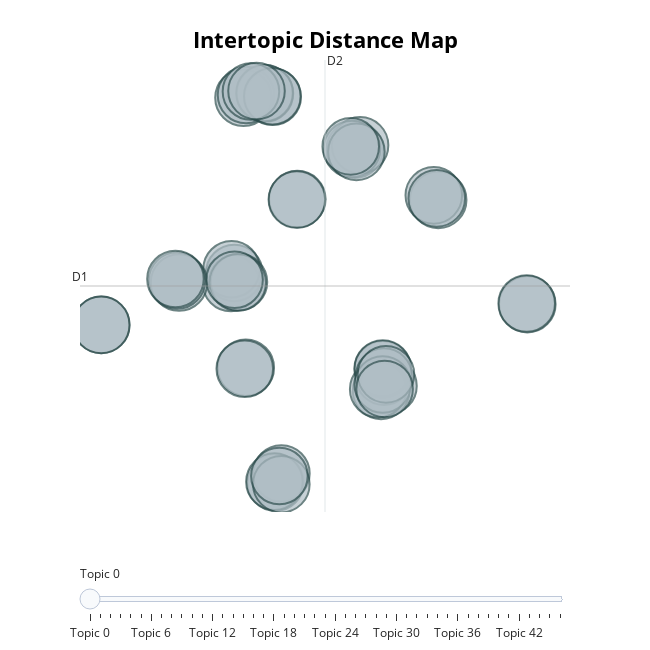

Notebook cell for this chart:
### Markdown cell above
##### Visualize the topic embeddings in a 2D space
This shows substantial overlap among many of the topics, which is likely driving much of the mislassification we see.

### Code cell
topic_model.visualize_topics()

### Figure 1 — Plotly figure (JSON) as saved in the notebook; plotly's stock layout.template omitted (floating-point values rounded to 4 significant figures; data arrays with more than 128 entries replaced by an {"elided": "..."} marker saying what was removed)
{"data": [{"customdata": {"elided": "47x3 mixed values"}, "hovertemplate": "<b>Topic %{customdata[0]}</b><br>%{customdata[1]}<br>Size: %{customdata[2]}", "legendgroup": "", "marker": {"color": "#B0BEC5", "line": {"color": "DarkSlateGrey", "width": 2}, "size": [2834, 2834, 2834, 2834, 2834, 2834, 2834, 2834, 2834, 2834, 2834, 2834, 2834, 2834, 2834, 2834, 2834, 2834, 2834, 2834, 2834, 2834, 2834, 2834, 2834, 2834, 2834, 2834, 2834, 2834, 2834, 2834, 2834, 2834, 2834, 2834, 2834, 2834, 2834, 2834, 2834, 2834, 2834, 2834, 2834, 2834, 2834], "sizemode": "area", "sizeref": 1.771, "symbol": "circle"}, "mode": "markers", "name": "", "orientation": "v", "showlegend": false, "type": "scatter", "x": [6.888, 8.962, 2.011, 7.215, -0.732, 8.614, 17.5, 2.376, 12.02, 17.46, 1.946, -0.5249, 0.1844, 2.373, 8.506, 0.04402, 0.1998, 6.716, 6.989, 6.641, -0.6892, 8.33, -0.2341, 1.842, 1.363, 8.611, 8.684, 3.355, 0.1233, 8.608, 1.337, 8.809, -0.3148, -3.92, 1.815, 0.5026, -4.044, 11.75, -4.141, -0.5042, 0.8447, -8.707, 2.252, 11.93, 3.327, -8.707, 8.726], "xaxis": "x", "y": [8.869, -5.206, -10.96, 9.127, 0.9226, -4.213, -0.3358, -10.42, 5.875, -0.297, -10.91, 1.525, -4.119, -11.06, -5.503, 11.96, 12.12, 8.904, 8.737, 9.063, 1.747, -5.405, 0.9777, 12.02, 12.22, -4.167, -4.652, 5.922, -4.181, -5.119, 12.24, -4.518, 0.9548, 0.9583, 12.05, 12.33, 1.075, 6.146, 1.167, 1.118, 12.36, -1.57, -10.57, 5.966, 5.894, -1.57, -5.385], "yaxis": "y"}], "layout": {"annotations": [{"showarrow": false, "text": "D1", "x": -10.01, "y": 0.7463, "yshift": 10}, {"showarrow": false, "text": "D2", "x": 5.058, "xshift": 10, "y": 14.21}], "height": 650, "hoverlabel": {"bgcolor": "white", "font": {"family": "Rockwell", "size": 16}}, "legend": {"itemsizing": "constant", "tracegroupgap": 0}, "margin": {"t": 60}, "shapes": [{"line": {"color": "#CFD8DC", "width": 2}, "type": "line", "x0": 5.058, "x1": 5.058, "y0": -12.72, "y1": 14.21}, {"line": {"color": "#9E9E9E", "width": 2}, "type": "line", "x0": -10.01, "x1": 20.13, "y0": 0.7463, "y1": 0.7463}], "sliders": [{"active": 0, "pad": {"t": 50}, "steps": [{"args": [{"marker.color": [["red", "#B0BEC5", "#B0BEC5", "#B0BEC5", "#B0BEC5", "#B0BEC5", "#B0BEC5", "#B0BEC5", "#B0BEC5", "#B0BEC5", "#B0BEC5", "#B0BEC5", "#B0BEC5", "#B0BEC5", "#B0BEC5", "#B0BEC5", "#B0BEC5", "#B0BEC5", "#B0BEC5", "#B0BEC5", "#B0BEC5", "#B0BEC5", "#B0BEC5", "#B0BEC5", "#B0BEC5", "#B0BEC5", "#B0BEC5", "#B0BEC5", "#B0BEC5", "#B0BEC5", "#B0BEC5", "#B0BEC5", "#B0BEC5", "#B0BEC5", "#B0BEC5", "#B0BEC5", "#B0BEC5", "#B0BEC5", "#B0BEC5", "#B0BEC5", "#B0BEC5", "#B0BEC5", "#B0BEC5", "#B0BEC5", "#B0BEC5", "#B0BEC5", "#B0BEC5"]]}], "label": "Topic 0", "method": "update"}, {"args": [{"marker.color": [["#B0BEC5", "red", "#B0BEC5", "#B0BEC5", "#B0BEC5", "#B0BEC5", "#B0BEC5", "#B0BEC5", "#B0BEC5", "#B0BEC5", "#B0BEC5", "#B0BEC5", "#B0BEC5", "#B0BEC5", "#B0BEC5", "#B0BEC5", "#B0BEC5", "#B0BEC5", "#B0BEC5", "#B0BEC5", "#B0BEC5", "#B0BEC5", "#B0BEC5", "#B0BEC5", "#B0BEC5", "#B0BEC5", "#B0BEC5", "#B0BEC5", "#B0BEC5", "#B0BEC5", "#B0BEC5", "#B0BEC5", "#B0BEC5", "#B0BEC5", "#B0BEC5", "#B0BEC5", "#B0BEC5", "#B0BEC5", "#B0BEC5", "#B0BEC5", "#B0BEC5", "#B0BEC5", "#B0BEC5", "#B0BEC5", "#B0BEC5", "#B0BEC5", "#B0BEC5"]]}], "label": "Topic 1", "method": "update"}, {"args": [{"marker.color": [["#B0BEC5", "#B0BEC5", "red", "#B0BEC5", "#B0BEC5", "#B0BEC5", "#B0BEC5", "#B0BEC5", "#B0BEC5", "#B0BEC5", "#B0BEC5", "#B0BEC5", "#B0BEC5", "#B0BEC5", "#B0BEC5", "#B0BEC5", "#B0BEC5", "#B0BEC5", "#B0BEC5", "#B0BEC5", "#B0BEC5", "#B0BEC5", "#B0BEC5", "#B0BEC5", "#B0BEC5", "#B0BEC5", "#B0BEC5", "#B0BEC5", "#B0BEC5", "#B0BEC5", "#B0BEC5", "#B0BEC5", "#B0BEC5", "#B0BEC5", "#B0BEC5", "#B0BEC5", "#B0BEC5", "#B0BEC5", "#B0BEC5", "#B0BEC5", "#B0BEC5", "#B0BEC5", "#B0BEC5", "#B0BEC5", "#B0BEC5", "#B0BEC5", "#B0BEC5"]]}], "label": "Topic 2", "method": "update"}, {"args": [{"marker.color": [["#B0BEC5", "#B0BEC5", "#B0BEC5", "red", "#B0BEC5", "#B0BEC5", "#B0BEC5", "#B0BEC5", "#B0BEC5", "#B0BEC5", "#B0BEC5", "#B0BEC5", "#B0BEC5", "#B0BEC5", "#B0BEC5", "#B0BEC5", "#B0BEC5", "#B0BEC5", "#B0BEC5", "#B0BEC5", "#B0BEC5", "#B0BEC5", "#B0BEC5", "#B0BEC5", "#B0BEC5", "#B0BEC5", "#B0BEC5", "#B0BEC5", "#B0BEC5", "#B0BEC5", "#B0BEC5", "#B0BEC5", "#B0BEC5", "#B0BEC5", "#B0BEC5", "#B0BEC5", "#B0BEC5", "#B0BEC5", "#B0BEC5", "#B0BEC5", "#B0BEC5", "#B0BEC5", "#B0BEC5", "#B0BEC5", "#B0BEC5", "#B0BEC5", "#B0BEC5"]]}], "label": "Topic 3", "method": "update"}, {"args": [{"marker.color": [["#B0BEC5", "#B0BEC5", "#B0BEC5", "#B0BEC5", "red", "#B0BEC5", "#B0BEC5", "#B0BEC5", "#B0BEC5", "#B0BEC5", "#B0BEC5", "#B0BEC5", "#B0BEC5", "#B0BEC5", "#B0BEC5", "#B0BEC5", "#B0BEC5", "#B0BEC5", "#B0BEC5", "#B0BEC5", "#B0BEC5", "#B0BEC5", "#B0BEC5", "#B0BEC5", "#B0BEC5", "#B0BEC5", "#B0BEC5", "#B0BEC5", "#B0BEC5", "#B0BEC5", "#B0BEC5", "#B0BEC5", "#B0BEC5", "#B0BEC5", "#B0BEC5", "#B0BEC5", "#B0BEC5", "#B0BEC5", "#B0BEC5", "#B0BEC5", "#B0BEC5", "#B0BEC5", "#B0BEC5", "#B0BEC5", "#B0BEC5", "#B0BEC5", "#B0BEC5"]]}], "label": "Topic 4", "method": "update"}, {"args": [{"marker.color": [["#B0BEC5", "#B0BEC5", "#B0BEC5", "#B0BEC5", "#B0BEC5", "red", "#B0BEC5", "#B0BEC5", "#B0BEC5", "#B0BEC5", "#B0BEC5", "#B0BEC5", "#B0BEC5", "#B0BEC5", "#B0BEC5", "#B0BEC5", "#B0BEC5", "#B0BEC5", "#B0BEC5", "#B0BEC5", "#B0BEC5", "#B0BEC5", "#B0BEC5", "#B0BEC5", "#B0BEC5", "#B0BEC5", "#B0BEC5", "#B0BEC5", "#B0BEC5", "#B0BEC5", "#B0BEC5", "#B0BEC5", "#B0BEC5", "#B0BEC5", "#B0BEC5", "#B0BEC5", "#B0BEC5", "#B0BEC5", "#B0BEC5", "#B0BEC5", "#B0BEC5", "#B0BEC5", "#B0BEC5", "#B0BEC5", "#B0BEC5", "#B0BEC5", "#B0BEC5"]]}], "label": "Topic 5", "method": "update"}, {"args": [{"marker.color": [["#B0BEC5", "#B0BEC5", "#B0BEC5", "#B0BEC5", "#B0BEC5", "#B0BEC5", "red", "#B0BEC5", "#B0BEC5", "#B0BEC5", "#B0BEC5", "#B0BEC5", "#B0BEC5", "#B0BEC5", "#B0BEC5", "#B0BEC5", "#B0BEC5", "#B0BEC5", "#B0BEC5", "#B0BEC5", "#B0BEC5", "#B0BEC5", "#B0BEC5", "#B0BEC5", "#B0BEC5", "#B0BEC5", "#B0BEC5", "#B0BEC5", "#B0BEC5", "#B0BEC5", "#B0BEC5", "#B0BEC5", "#B0BEC5", "#B0BEC5", "#B0BEC5", "#B0BEC5", "#B0BEC5", "#B0BEC5", "#B0BEC5", "#B0BEC5", "#B0BEC5", "#B0BEC5", "#B0BEC5", "#B0BEC5", "#B0BEC5", "#B0BEC5", "#B0BEC5"]]}], "label": "Topic 6", "method": "update"}, {"args": [{"marker.color": [["#B0BEC5", "#B0BEC5", "#B0BEC5", "#B0BEC5", "#B0BEC5", "#B0BEC5", "#B0BEC5", "red", "#B0BEC5", "#B0BEC5", "#B0BEC5", "#B0BEC5", "#B0BEC5", "#B0BEC5", "#B0BEC5", "#B0BEC5", "#B0BEC5", "#B0BEC5", "#B0BEC5", "#B0BEC5", "#B0BEC5", "#B0BEC5", "#B0BEC5", "#B0BEC5", "#B0BEC5", "#B0BEC5", "#B0BEC5", "#B0BEC5", "#B0BEC5", "#B0BEC5", "#B0BEC5", "#B0BEC5", "#B0BEC5", "#B0BEC5", "#B0BEC5", "#B0BEC5", "#B0BEC5", "#B0BEC5", "#B0BEC5", "#B0BEC5", "#B0BEC5", "#B0BEC5", "#B0BEC5", "#B0BEC5", "#B0BEC5", "#B0BEC5", "#B0BEC5"]]}], "label": "Topic 7", "method": "update"}, {"args": [{"marker.color": [["#B0BEC5", "#B0BEC5", "#B0BEC5", "#B0BEC5", "#B0BEC5", "#B0BEC5", "#B0BEC5", "#B0BEC5", "red", "#B0BEC5", "#B0BEC5", "#B0BEC5", "#B0BEC5", "#B0BEC5", "#B0BEC5", "#B0BEC5", "#B0BEC5", "#B0BEC5", "#B0BEC5", "#B0BEC5", "#B0BEC5", "#B0BEC5", "#B0BEC5", "#B0BEC5", "#B0BEC5", "#B0BEC5", "#B0BEC5", "#B0BEC5", "#B0BEC5", "#B0BEC5", "#B0BEC5", "#B0BEC5", "#B0BEC5", "#B0BEC5", "#B0BEC5", "#B0BEC5", "#B0BEC5", "#B0BEC5", "#B0BEC5", "#B0BEC5", "#B0BEC5", "#B0BEC5", "#B0BEC5", "#B0BEC5", "#B0BEC5", "#B0BEC5", "#B0BEC5"]]}], "label": "Topic 8", "method": "update"}, {"args": [{"marker.color": [["#B0BEC5", "#B0BEC5", "#B0BEC5", "#B0BEC5", "#B0BEC5", "#B0BEC5", "#B0BEC5", "#B0BEC5", "#B0BEC5", "red", "#B0BEC5", "#B0BEC5", "#B0BEC5", "#B0BEC5", "#B0BEC5", "#B0BEC5", "#B0BEC5", "#B0BEC5", "#B0BEC5", "#B0BEC5", "#B0BEC5", "#B0BEC5", "#B0BEC5", "#B0BEC5", "#B0BEC5", "#B0BEC5", "#B0BEC5", "#B0BEC5", "#B0BEC5", "#B0BEC5", "#B0BEC5", "#B0BEC5", "#B0BEC5", "#B0BEC5", "#B0BEC5", "#B0BEC5", "#B0BEC5", "#B0BEC5", "#B0BEC5", "#B0BEC5", "#B0BEC5", "#B0BEC5", "#B0BEC5", "#B0BEC5", "#B0BEC5", "#B0BEC5", "#B0BEC5"]]}], "label": "Topic 9", "method": "update"}, {"args": [{"marker.color": [["#B0BEC5", "#B0BEC5", "#B0BEC5", "#B0BEC5", "#B0BEC5", "#B0BEC5", "#B0BEC5", "#B0BEC5", "#B0BEC5", "#B0BEC5", "red", "#B0BEC5", "#B0BEC5", "#B0BEC5", "#B0BEC5", "#B0BEC5", "#B0BEC5", "#B0BEC5", "#B0BEC5", "#B0BEC5", "#B0BEC5", "#B0BEC5", "#B0BEC5", "#B0BEC5", "#B0BEC5", "#B0BEC5", "#B0BEC5", "#B0BEC5", "#B0BEC5", "#B0BEC5", "#B0BEC5", "#B0BEC5", "#B0BEC5", "#B0BEC5", "#B0BEC5", "#B0BEC5", "#B0BEC5", "#B0BEC5", "#B0BEC5", "#B0BEC5", "#B0BEC5", "#B0BEC5", "#B0BEC5", "#B0BEC5", "#B0BEC5", "#B0BEC5", "#B0BEC5"]]}], "label": "Topic 10", "method": "update"}, {"args": [{"marker.color": [["#B0BEC5", "#B0BEC5", "#B0BEC5", "#B0BEC5", "#B0BEC5", "#B0BEC5", "#B0BEC5", "#B0BEC5", "#B0BEC5", "#B0BEC5", "#B0BEC5", "red", "#B0BEC5", "#B0BEC5", "#B0BEC5", "#B0BEC5", "#B0BEC5", "#B0BEC5", "#B0BEC5", "#B0BEC5", "#B0BEC5", "#B0BEC5", "#B0BEC5", "#B0BEC5", "#B0BEC5", "#B0BEC5", "#B0BEC5", "#B0BEC5", "#B0BEC5", "#B0BEC5", "#B0BEC5", "#B0BEC5", "#B0BEC5", "#B0BEC5", "#B0BEC5", "#B0BEC5", "#B0BEC5", "#B0BEC5", "#B0BEC5", "#B0BEC5", "#B0BEC5", "#B0BEC5", "#B0BEC5", "#B0BEC5", "#B0BEC5", "#B0BEC5", "#B0BEC5"]]}], "label": "Topic 11", "method": "update"}, {"args": [{"marker.color": [["#B0BEC5", "#B0BEC5", "#B0BEC5", "#B0BEC5", "#B0BEC5", "#B0BEC5", "#B0BEC5", "#B0BEC5", "#B0BEC5", "#B0BEC5", "#B0BEC5", "#B0BEC5", "red", "#B0BEC5", "#B0BEC5", "#B0BEC5", "#B0BEC5", "#B0BEC5", "#B0BEC5", "#B0BEC5", "#B0BEC5", "#B0BEC5", "#B0BEC5", "#B0BEC5", "#B0BEC5", "#B0BEC5", "#B0BEC5", "#B0BEC5", "#B0BEC5", "#B0BEC5", "#B0BEC5", "#B0BEC5", "#B0BEC5", "#B0BEC5", "#B0BEC5", "#B0BEC5", "#B0BEC5", "#B0BEC5", "#B0BEC5", "#B0BEC5", "#B0BEC5", "#B0BEC5", "#B0BEC5", "#B0BEC5", "#B0BEC5", "#B0BEC5", "#B0BEC5"]]}], "label": "Topic 12", "method": "update"}, {"args": [{"marker.color": [["#B0BEC5", "#B0BEC5", "#B0BEC5", "#B0BEC5", "#B0BEC5", "#B0BEC5", "#B0BEC5", "#B0BEC5", "#B0BEC5", "#B0BEC5", "#B0BEC5", "#B0BEC5", "#B0BEC5", "red", "#B0BEC5", "#B0BEC5", "#B0BEC5", "#B0BEC5", "#B0BEC5", "#B0BEC5", "#B0BEC5", "#B0BEC5", "#B0BEC5", "#B0BEC5", "#B0BEC5", "#B0BEC5", "#B0BEC5", "#B0BEC5", "#B0BEC5", "#B0BEC5", "#B0BEC5", "#B0BEC5", "#B0BEC5", "#B0BEC5", "#B0BEC5", "#B0BEC5", "#B0BEC5", "#B0BEC5", "#B0BEC5", "#B0BEC5", "#B0BEC5", "#B0BEC5", "#B0BEC5", "#B0BEC5", "#B0BEC5", "#B0BEC5", "#B0BEC5"]]}], "label": "Topic 13", "method": "update"}, {"args": [{"marker.color": [["#B0BEC5", "#B0BEC5", "#B0BEC5", "#B0BEC5", "#B0BEC5", "#B0BEC5", "#B0BEC5", "#B0BEC5", "#B0BEC5", "#B0BEC5", "#B0BEC5", "#B0BEC5", "#B0BEC5", "#B0BEC5", "red", "#B0BEC5", "#B0BEC5", "#B0BEC5", "#B0BEC5", "#B0BEC5", "#B0BEC5", "#B0BEC5", "#B0BEC5", "#B0BEC5", "#B0BEC5", "#B0BEC5", "#B0BEC5", "#B0BEC5", "#B0BEC5", "#B0BEC5", "#B0BEC5", "#B0BEC5", "#B0BEC5", "#B0BEC5", "#B0BEC5", "#B0BEC5", "#B0BEC5", "#B0BEC5", "#B0BEC5", "#B0BEC5", "#B0BEC5", "#B0BEC5", "#B0BEC5", "#B0BEC5", "#B0BEC5", "#B0BEC5", "#B0BEC5"]]}], "label": "Topic 14", "method": "update"}, {"args": [{"marker.color": [["#B0BEC5", "#B0BEC5", "#B0BEC5", "#B0BEC5", "#B0BEC5", "#B0BEC5", "#B0BEC5", "#B0BEC5", "#B0BEC5", "#B0BEC5", "#B0BEC5", "#B0BEC5", "#B0BEC5", "#B0BEC5", "#B0BEC5", "red", "#B0BEC5", "#B0BEC5", "#B0BEC5", "#B0BEC5", "#B0BEC5", "#B0BEC5", "#B0BEC5", "#B0BEC5", "#B0BEC5", "#B0BEC5", "#B0BEC5", "#B0BEC5", "#B0BEC5", "#B0BEC5", "#B0BEC5", "#B0BEC5", "#B0BEC5", "#B0BEC5", "#B0BEC5", "#B0BEC5", "#B0BEC5", "#B0BEC5", "#B0BEC5", "#B0BEC5", "#B0BEC5", "#B0BEC5", "#B0BEC5", "#B0BEC5", "#B0BEC5", "#B0BEC5", "#B0BEC5"]]}], "label": "Topic 15", "method": "update"}, {"args": [{"marker.color": [["#B0BEC5", "#B0BEC5", "#B0BEC5", "#B0BEC5", "#B0BEC5", "#B0BEC5", "#B0BEC5", "#B0BEC5", "#B0BEC5", "#B0BEC5", "#B0BEC5", "#B0BEC5", "#B0BEC5", "#B0BEC5", "#B0BEC5", "#B0BEC5", "red", "#B0BEC5", "#B0BEC5", "#B0BEC5", "#B0BEC5", "#B0BEC5", "#B0BEC5", "#B0BEC5", "#B0BEC5", "#B0BEC5", "#B0BEC5", "#B0BEC5", "#B0BEC5", "#B0BEC5", "#B0BEC5", "#B0BEC5", "#B0BEC5", "#B0BEC5", "#B0BEC5", "#B0BEC5", "#B0BEC5", "#B0BEC5", "#B0BEC5", "#B0BEC5", "#B0BEC5", "#B0BEC5", "#B0BEC5", "#B0BEC5", "#B0BEC5", "#B0BEC5", "#B0BEC5"]]}], "label": "Topic 16", "method": "update"}, {"args": [{"marker.color": [["#B0BEC5", "#B0BEC5", "#B0BEC5", "#B0BEC5", "#B0BEC5", "#B0BEC5", "#B0BEC5", "#B0BEC5", "#B0BEC5", "#B0BEC5", "#B0BEC5", "#B0BEC5", "#B0BEC5", "#B0BEC5", "#B0BEC5", "#B0BEC5", "#B0BEC5", "red", "#B0BEC5", "#B0BEC5", "#B0BEC5", "#B0BEC5", "#B0BEC5", "#B0BEC5", "#B0BEC5", "#B0BEC5", "#B0BEC5", "#B0BEC5", "#B0BEC5", "#B0BEC5", "#B0BEC5", "#B0BEC5", "#B0BEC5", "#B0BEC5", "#B0BEC5", "#B0BEC5", "#B0BEC5", "#B0BEC5", "#B0BEC5", "#B0BEC5", "#B0BEC5", "#B0BEC5", "#B0BEC5", "#B0BEC5", "#B0BEC5", "#B0BEC5", "#B0BEC5"]]}], "label": "Topic 17", "method": "update"}, {"args": [{"marker.color": [["#B0BEC5", "#B0BEC5", "#B0BEC5", "#B0BEC5", "#B0BEC5", "#B0BEC5", "#B0BEC5", "#B0BEC5", "#B0BEC5", "#B0BEC5", "#B0BEC5", "#B0BEC5", "#B0BEC5", "#B0BEC5", "#B0BEC5", "#B0BEC5", "#B0BEC5", "#B0BEC5", "red", "#B0BEC5", "#B0BEC5", "#B0BEC5", "#B0BEC5", "#B0BEC5", "#B0BEC5", "#B0BEC5", "#B0BEC5", "#B0BEC5", "#B0BEC5", "#B0BEC5", "#B0BEC5", "#B0BEC5", "#B0BEC5", "#B0BEC5", "#B0BEC5", "#B0BEC5", "#B0BEC5", "#B0BEC5", "#B0BEC5", "#B0BEC5", "#B0BEC5", "#B0BEC5", "#B0BEC5", "#B0BEC5", "#B0BEC5", "#B0BEC5", "#B0BEC5"]]}], "label": "Topic 18", "method": "update"}, {"args": [{"marker.color": [["#B0BEC5", "#B0BEC5", "#B0BEC5", "#B0BEC5", "#B0BEC5", "#B0BEC5", "#B0BEC5", "#B0BEC5", "#B0BEC5", "#B0BEC5", "#B0BEC5", "#B0BEC5", "#B0BEC5", "#B0BEC5", "#B0BEC5", "#B0BEC5", "#B0BEC5", "#B0BEC5", "#B0BEC5", "red", "#B0BEC5", "#B0BEC5", "#B0BEC5", "#B0BEC5", "#B0BEC5", "#B0BEC5", "#B0BEC5", "#B0BEC5", "#B0BEC5", "#B0BEC5", "#B0BEC5", "#B0BEC5", "#B0BEC5", "#B0BEC5", "#B0BEC5", "#B0BEC5", "#B0BEC5", "#B0BEC5", "#B0BEC5", "#B0BEC5", "#B0BEC5", "#B0BEC5", "#B0BEC5", "#B0BEC5", "#B0BEC5", "#B0BEC5", "#B0BEC5"]]}], "label": "Topic 19", "method": "update"}, {"args": [{"marker.color": [["#B0BEC5", "#B0BEC5", "#B0BEC5", "#B0BEC5", "#B0BEC5", "#B0BEC5", "#B0BEC5", "#B0BEC5", "#B0BEC5", "#B0BEC5", "#B0BEC5", "#B0BEC5", "#B0BEC5", "#B0BEC5", "#B0BEC5", "#B0BEC5", "#B0BEC5", "#B0BEC5", "#B0BEC5", "#B0BEC5", "red", "#B0BEC5", "#B0BEC5", "#B0BEC5", "#B0BEC5", "#B0BEC5", "#B0BEC5", "#B0BEC5", "#B0BEC5", "#B0BEC5", "#B0BEC5", "#B0BEC5", "#B0BEC5", "#B0BEC5", "#B0BEC5", "#B0BEC5", "#B0BEC5", "#B0BEC5", "#B0BEC5", "#B0BEC5", "#B0BEC5", "#B0BEC5", "#B0BEC5", "#B0BEC5", "#B0BEC5", "#B0BEC5", "#B0BEC5"]]}], "label": "Topic 20", "method": "update"}, {"args": [{"marker.color": [["#B0BEC5", "#B0BEC5", "#B0BEC5", "#B0BEC5", "#B0BEC5", "#B0BEC5", "#B0BEC5", "#B0BEC5", "#B0BEC5", "#B0BEC5", "#B0BEC5", "#B0BEC5", "#B0BEC5", "#B0BEC5", "#B0BEC5", "#B0BEC5", "#B0BEC5", "#B0BEC5", "#B0BEC5", "#B0BEC5", "#B0BEC5", "red", "#B0BEC5", "#B0BEC5", "#B0BEC5", "#B0BEC5", "#B0BEC5", "#B0BEC5", "#B0BEC5", "#B0BEC5", "#B0BEC5", "#B0BEC5", "#B0BEC5", "#B0BEC5", "#B0BEC5", "#B0BEC5", "#B0BEC5", "#B0BEC5", "#B0BEC5", "#B0BEC5", "#B0BEC5", "#B0BEC5", "#B0BEC5", "#B0BEC5", "#B0BEC5", "#B0BEC5", "#B0BEC5"]]}], "label": "Topic 21", "method": "update"}, {"args": [{"marker.color": [["#B0BEC5", "#B0BEC5", "#B0BEC5", "#B0BEC5", "#B0BEC5", "#B0BEC5", "#B0BEC5", "#B0BEC5", "#B0BEC5", "#B0BEC5", "#B0BEC5", "#B0BEC5", "#B0BEC5", "#B0BEC5", "#B0BEC5", "#B0BEC5", "#B0BEC5", "#B0BEC5", "#B0BEC5", "#B0BEC5", "#B0BEC5", "#B0BEC5", "red", "#B0BEC5", "#B0BEC5", "#B0BEC5", "#B0BEC5", "#B0BEC5", "#B0BEC5", "#B0BEC5", "#B0BEC5", "#B0BEC5", "#B0BEC5", "#B0BEC5", "#B0BEC5", "#B0BEC5", "#B0BEC5", "#B0BEC5", "#B0BEC5", "#B0BEC5", "#B0BEC5", "#B0BEC5", "#B0BEC5", "#B0BEC5", "#B0BEC5", "#B0BEC5", "#B0BEC5"]]}], "label": "Topic 22", "method": "update"}, {"args": [{"marker.color": [["#B0BEC5", "#B0BEC5", "#B0BEC5", "#B0BEC5", "#B0BEC5", "#B0BEC5", "#B0BEC5", "#B0BEC5", "#B0BEC5", "#B0BEC5", "#B0BEC5", "#B0BEC5", "#B0BEC5", "#B0BEC5", "#B0BEC5", "#B0BEC5", "#B0BEC5", "#B0BEC5", "#B0BEC5", "#B0BEC5", "#B0BEC5", "#B0BEC5", "#B0BEC5", "red", "#B0BEC5", "#B0BEC5", "#B0BEC5", "#B0BEC5", "#B0BEC5", "#B0BEC5", "#B0BEC5", "#B0BEC5", "#B0BEC5", "#B0BEC5", "#B0BEC5", "#B0BEC5", "#B0BEC5", "#B0BEC5", "#B0BEC5", "#B0BEC5", "#B0BEC5", "#B0BEC5", "#B0BEC5", "#B0BEC5", "#B0BEC5", "#B0BEC5", "#B0BEC5"]]}], "label": "Topic 23", "method": "update"}, {"args": [{"marker.color": [["#B0BEC5", "#B0BEC5", "#B0BEC5", "#B0BEC5", "#B0BEC5", "#B0BEC5", "#B0BEC5", "#B0BEC5", "#B0BEC5", "#B0BEC5", "#B0BEC5", "#B0BEC5", "#B0BEC5", "#B0BEC5", "#B0BEC5", "#B0BEC5", "#B0BEC5", "#B0BEC5", "#B0BEC5", "#B0BEC5", "#B0BEC5", "#B0BEC5", "#B0BEC5", "#B0BEC5", "red", "#B0BEC5", "#B0BEC5", "#B0BEC5", "#B0BEC5", "#B0BEC5", "#B0BEC5", "#B0BEC5", "#B0BEC5", "#B0BEC5", "#B0BEC5", "#B0BEC5", "#B0BEC5", "#B0BEC5", "#B0BEC5", "#B0BEC5", "#B0BEC5", "#B0BEC5", "#B0BEC5", "#B0BEC5", "#B0BEC5", "#B0BEC5", "#B0BEC5"]]}], "label": "Topic 24", "method": "update"}, {"args": [{"marker.color": [["#B0BEC5", "#B0BEC5", "#B0BEC5", "#B0BEC5", "#B0BEC5", "#B0BEC5", "#B0BEC5", "#B0BEC5", "#B0BEC5", "#B0BEC5", "#B0BEC5", "#B0BEC5", "#B0BEC5", "#B0BEC5", "#B0BEC5", "#B0BEC5", "#B0BEC5", "#B0BEC5", "#B0BEC5", "#B0BEC5", "#B0BEC5", "#B0BEC5", "#B0BEC5", "#B0BEC5", "#B0BEC5", "red", "#B0BEC5", "#B0BEC5", "#B0BEC5", "#B0BEC5", "#B0BEC5", "#B0BEC5", "#B0BEC5", "#B0BEC5", "#B0BEC5", "#B0BEC5", "#B0BEC5", "#B0BEC5", "#B0BEC5", "#B0BEC5", "#B0BEC5", "#B0BEC5", "#B0BEC5", "#B0BEC5", "#B0BEC5", "#B0BEC5", "#B0BEC5"]]}], "label": "Topic 25", "method": "update"}, {"args": [{"marker.color": [["#B0BEC5", "#B0BEC5", "#B0BEC5", "#B0BEC5", "#B0BEC5", "#B0BEC5", "#B0BEC5", "#B0BEC5", "#B0BEC5", "#B0BEC5", "#B0BEC5", "#B0BEC5", "#B0BEC5", "#B0BEC5", "#B0BEC5", "#B0BEC5", "#B0BEC5", "#B0BEC5", "#B0BEC5", "#B0BEC5", "#B0BEC5", "#B0BEC5", "#B0BEC5", "#B0BEC5", "#B0BEC5", "#B0BEC5", "red", "#B0BEC5", "#B0BEC5", "#B0BEC5", "#B0BEC5", "#B0BEC5", "#B0BEC5", "#B0BEC5", "#B0BEC5", "#B0BEC5", "#B0BEC5", "#B0BEC5", "#B0BEC5", "#B0BEC5", "#B0BEC5", "#B0BEC5", "#B0BEC5", "#B0BEC5", "#B0BEC5", "#B0BEC5", "#B0BEC5"]]}], "label": "Topic 26", "method": "update"}, {"args": [{"marker.color": [["#B0BEC5", "#B0BEC5", "#B0BEC5", "#B0BEC5", "#B0BEC5", "#B0BEC5", "#B0BEC5", "#B0BEC5", "#B0BEC5", "#B0BEC5", "#B0BEC5", "#B0BEC5", "#B0BEC5", "#B0BEC5", "#B0BEC5", "#B0BEC5", "#B0BEC5", "#B0BEC5", "#B0BEC5", "#B0BEC5", "#B0BEC5", "#B0BEC5", "#B0BEC5", "#B0BEC5", "#B0BEC5", "#B0BEC5", "#B0BEC5", "red", "#B0BEC5", "#B0BEC5", "#B0BEC5", "#B0BEC5", "#B0BEC5", "#B0BEC5", "#B0BEC5", "#B0BEC5", "#B0BEC5", "#B0BEC5", "#B0BEC5", "#B0BEC5", "#B0BEC5", "#B0BEC5", "#B0BEC5", "#B0BEC5", "#B0BEC5", "#B0BEC5", "#B0BEC5"]]}], "label": "Topic 27", "method": "update"}, {"args": [{"marker.color": [["#B0BEC5", "#B0BEC5", "#B0BEC5", "#B0BEC5", "#B0BEC5", "#B0BEC5", "#B0BEC5", "#B0BEC5", "#B0BEC5", "#B0BEC5", "#B0BEC5", "#B0BEC5", "#B0BEC5", "#B0BEC5", "#B0BEC5", "#B0BEC5", "#B0BEC5", "#B0BEC5", "#B0BEC5", "#B0BEC5", "#B0BEC5", "#B0BEC5", "#B0BEC5", "#B0BEC5", "#B0BEC5", "#B0BEC5", "#B0BEC5", "#B0BEC5", "red", "#B0BEC5", "#B0BEC5", "#B0BEC5", "#B0BEC5", "#B0BEC5", "#B0BEC5", "#B0BEC5", "#B0BEC5", "#B0BEC5", "#B0BEC5", "#B0BEC5", "#B0BEC5", "#B0BEC5", "#B0BEC5", "#B0BEC5", "#B0BEC5", "#B0BEC5", "#B0BEC5"]]}], "label": "Topic 28", "method": "update"}, {"args": [{"marker.color": [["#B0BEC5", "#B0BEC5", "#B0BEC5", "#B0BEC5", "#B0BEC5", "#B0BEC5", "#B0BEC5", "#B0BEC5", "#B0BEC5", "#B0BEC5", "#B0BEC5", "#B0BEC5", "#B0BEC5", "#B0BEC5", "#B0BEC5", "#B0BEC5", "#B0BEC5", "#B0BEC5", "#B0BEC5", "#B0BEC5", "#B0BEC5", "#B0BEC5", "#B0BEC5", "#B0BEC5", "#B0BEC5", "#B0BEC5", "#B0BEC5", "#B0BEC5", "#B0BEC5", "red", "#B0BEC5", "#B0BEC5", "#B0BEC5", "#B0BEC5", "#B0BEC5", "#B0BEC5", "#B0BEC5", "#B0BEC5", "#B0BEC5", "#B0BEC5", "#B0BEC5", "#B0BEC5", "#B0BEC5", "#B0BEC5", "#B0BEC5", "#B0BEC5", "#B0BEC5"]]}], "label": "Topic 29", "method": "update"}, {"args": [{"marker.color": [["#B0BEC5", "#B0BEC5", "#B0BEC5", "#B0BEC5", "#B0BEC5", "#B0BEC5", "#B0BEC5", "#B0BEC5", "#B0BEC5", "#B0BEC5", "#B0BEC5", "#B0BEC5", "#B0BEC5", "#B0BEC5", "#B0BEC5", "#B0BEC5", "#B0BEC5", "#B0BEC5", "#B0BEC5", "#B0BEC5", "#B0BEC5", "#B0BEC5", "#B0BEC5", "#B0BEC5", "#B0BEC5", "#B0BEC5", "#B0BEC5", "#B0BEC5", "#B0BEC5", "#B0BEC5", "red", "#B0BEC5", "#B0BEC5", "#B0BEC5", "#B0BEC5", "#B0BEC5", "#B0BEC5", "#B0BEC5", "#B0BEC5", "#B0BEC5", "#B0BEC5", "#B0BEC5", "#B0BEC5", "#B0BEC5", "#B0BEC5", "#B0BEC5", "#B0BEC5"]]}], "label": "Topic 30", "method": "update"}, {"args": [{"marker.color": [["#B0BEC5", "#B0BEC5", "#B0BEC5", "#B0BEC5", "#B0BEC5", "#B0BEC5", "#B0BEC5", "#B0BEC5", "#B0BEC5", "#B0BEC5", "#B0BEC5", "#B0BEC5", "#B0BEC5", "#B0BEC5", "#B0BEC5", "#B0BEC5", "#B0BEC5", "#B0BEC5", "#B0BEC5", "#B0BEC5", "#B0BEC5", "#B0BEC5", "#B0BEC5", "#B0BEC5", "#B0BEC5", "#B0BEC5", "#B0BEC5", "#B0BEC5", "#B0BEC5", "#B0BEC5", "#B0BEC5", "red", "#B0BEC5", "#B0BEC5", "#B0BEC5", "#B0BEC5", "#B0BEC5", "#B0BEC5", "#B0BEC5", "#B0BEC5", "#B0BEC5", "#B0BEC5", "#B0BEC5", "#B0BEC5", "#B0BEC5", "#B0BEC5", "#B0BEC5"]]}], "label": "Topic 31", "method": "update"}, {"args": [{"marker.color": [["#B0BEC5", "#B0BEC5", "#B0BEC5", "#B0BEC5", "#B0BEC5", "#B0BEC5", "#B0BEC5", "#B0BEC5", "#B0BEC5", "#B0BEC5", "#B0BEC5", "#B0BEC5", "#B0BEC5", "#B0BEC5", "#B0BEC5", "#B0BEC5", "#B0BEC5", "#B0BEC5", "#B0BEC5", "#B0BEC5", "#B0BEC5", "#B0BEC5", "#B0BEC5", "#B0BEC5", "#B0BEC5", "#B0BEC5", "#B0BEC5", "#B0BEC5", "#B0BEC5", "#B0BEC5", "#B0BEC5", "#B0BEC5", "red", "#B0BEC5", "#B0BEC5", "#B0BEC5", "#B0BEC5", "#B0BEC5", "#B0BEC5", "#B0BEC5", "#B0BEC5", "#B0BEC5", "#B0BEC5", "#B0BEC5", "#B0BEC5", "#B0BEC5", "#B0BEC5"]]}], "label": "Topic 32", "method": "update"}, {"args": [{"marker.color": [["#B0BEC5", "#B0BEC5", "#B0BEC5", "#B0BEC5", "#B0BEC5", "#B0BEC5", "#B0BEC5", "#B0BEC5", "#B0BEC5", "#B0BEC5", "#B0BEC5", "#B0BEC5", "#B0BEC5", "#B0BEC5", "#B0BEC5", "#B0BEC5", "#B0BEC5", "#B0BEC5", "#B0BEC5", "#B0BEC5", "#B0BEC5", "#B0BEC5", "#B0BEC5", "#B0BEC5", "#B0BEC5", "#B0BEC5", "#B0BEC5", "#B0BEC5", "#B0BEC5", "#B0BEC5", "#B0BEC5", "#B0BEC5", "#B0BEC5", "red", "#B0BEC5", "#B0BEC5", "#B0BEC5", "#B0BEC5", "#B0BEC5", "#B0BEC5", "#B0BEC5", "#B0BEC5", "#B0BEC5", "#B0BEC5", "#B0BEC5", "#B0BEC5", "#B0BEC5"]]}], "label": "Topic 33", "method": "update"}, {"args": [{"marker.color": [["#B0BEC5", "#B0BEC5", "#B0BEC5", "#B0BEC5", "#B0BEC5", "#B0BEC5", "#B0BEC5", "#B0BEC5", "#B0BEC5", "#B0BEC5", "#B0BEC5", "#B0BEC5", "#B0BEC5", "#B0BEC5", "#B0BEC5", "#B0BEC5", "#B0BEC5", "#B0BEC5", "#B0BEC5", "#B0BEC5", "#B0BEC5", "#B0BEC5", "#B0BEC5", "#B0BEC5", "#B0BEC5", "#B0BEC5", "#B0BEC5", "#B0BEC5", "#B0BEC5", "#B0BEC5", "#B0BEC5", "#B0BEC5", "#B0BEC5", "#B0BEC5", "red", "#B0BEC5", "#B0BEC5", "#B0BEC5", "#B0BEC5", "#B0BEC5", "#B0BEC5", "#B0BEC5", "#B0BEC5", "#B0BEC5", "#B0BEC5", "#B0BEC5", "#B0BEC5"]]}], "label": "Topic 34", "method": "update"}, {"args": [{"marker.color": [["#B0BEC5", "#B0BEC5", "#B0BEC5", "#B0BEC5", "#B0BEC5", "#B0BEC5", "#B0BEC5", "#B0BEC5", "#B0BEC5", "#B0BEC5", "#B0BEC5", "#B0BEC5", "#B0BEC5", "#B0BEC5", "#B0BEC5", "#B0BEC5", "#B0BEC5", "#B0BEC5", "#B0BEC5", "#B0BEC5", "#B0BEC5", "#B0BEC5", "#B0BEC5", "#B0BEC5", "#B0BEC5", "#B0BEC5", "#B0BEC5", "#B0BEC5", "#B0BEC5", "#B0BEC5", "#B0BEC5", "#B0BEC5", "#B0BEC5", "#B0BEC5", "#B0BEC5", "red", "#B0BEC5", "#B0BEC5", "#B0BEC5", "#B0BEC5", "#B0BEC5", "#B0BEC5", "#B0BEC5", "#B0BEC5", "#B0BEC5", "#B0BEC5", "#B0BEC5"]]}], "label": "Topic 35", "method": "update"}, {"args": [{"marker.color": [["#B0BEC5", "#B0BEC5", "#B0BEC5", "#B0BEC5", "#B0BEC5", "#B0BEC5", "#B0BEC5", "#B0BEC5", "#B0BEC5", "#B0BEC5", "#B0BEC5", "#B0BEC5", "#B0BEC5", "#B0BEC5", "#B0BEC5", "#B0BEC5", "#B0BEC5", "#B0BEC5", "#B0BEC5", "#B0BEC5", "#B0BEC5", "#B0BEC5", "#B0BEC5", "#B0BEC5", "#B0BEC5", "#B0BEC5", "#B0BEC5", "#B0BEC5", "#B0BEC5", "#B0BEC5", "#B0BEC5", "#B0BEC5", "#B0BEC5", "#B0BEC5", "#B0BEC5", "#B0BEC5", "red", "#B0BEC5", "#B0BEC5", "#B0BEC5", "#B0BEC5", "#B0BEC5", "#B0BEC5", "#B0BEC5", "#B0BEC5", "#B0BEC5", "#B0BEC5"]]}], "label": "Topic 36", "method": "update"}, {"args": [{"marker.color": [["#B0BEC5", "#B0BEC5", "#B0BEC5", "#B0BEC5", "#B0BEC5", "#B0BEC5", "#B0BEC5", "#B0BEC5", "#B0BEC5", "#B0BEC5", "#B0BEC5", "#B0BEC5", "#B0BEC5", "#B0BEC5", "#B0BEC5", "#B0BEC5", "#B0BEC5", "#B0BEC5", "#B0BEC5", "#B0BEC5", "#B0BEC5", "#B0BEC5", "#B0BEC5", "#B0BEC5", "#B0BEC5", "#B0BEC5", "#B0BEC5", "#B0BEC5", "#B0BEC5", "#B0BEC5", "#B0BEC5", "#B0BEC5", "#B0BEC5", "#B0BEC5", "#B0BEC5", "#B0BEC5", "#B0BEC5", "red", "#B0BEC5", "#B0BEC5", "#B0BEC5", "#B0BEC5", "#B0BEC5", "#B0BEC5", "#B0BEC5", "#B0BEC5", "#B0BEC5"]]}], "label": "Topic 37", "method": "update"}, {"args": [{"marker.color": [["#B0BEC5", "#B0BEC5", "#B0BEC5", "#B0BEC5", "#B0BEC5", "#B0BEC5", "#B0BEC5", "#B0BEC5", "#B0BEC5", "#B0BEC5", "#B0BEC5", "#B0BEC5", "#B0BEC5", "#B0BEC5", "#B0BEC5", "#B0BEC5", "#B0BEC5", "#B0BEC5", "#B0BEC5", "#B0BEC5", "#B0BEC5", "#B0BEC5", "#B0BEC5", "#B0BEC5", "#B0BEC5", "#B0BEC5", "#B0BEC5", "#B0BEC5", "#B0BEC5", "#B0BEC5", "#B0BEC5", "#B0BEC5", "#B0BEC5", "#B0BEC5", "#B0BEC5", "#B0BEC5", "#B0BEC5", "#B0BEC5", "red", "#B0BEC5", "#B0BEC5", "#B0BEC5", "#B0BEC5", "#B0BEC5", "#B0BEC5", "#B0BEC5", "#B0BEC5"]]}], "label": "Topic 38", "method": "update"}, {"args": [{"marker.color": [["#B0BEC5", "#B0BEC5", "#B0BEC5", "#B0BEC5", "#B0BEC5", "#B0BEC5", "#B0BEC5", "#B0BEC5", "#B0BEC5", "#B0BEC5", "#B0BEC5", "#B0BEC5", "#B0BEC5", "#B0BEC5", "#B0BEC5", "#B0BEC5", "#B0BEC5", "#B0BEC5", "#B0BEC5", "#B0BEC5", "#B0BEC5", "#B0BEC5", "#B0BEC5", "#B0BEC5", "#B0BEC5", "#B0BEC5", "#B0BEC5", "#B0BEC5", "#B0BEC5", "#B0BEC5", "#B0BEC5", "#B0BEC5", "#B0BEC5", "#B0BEC5", "#B0BEC5", "#B0BEC5", "#B0BEC5", "#B0BEC5", "#B0BEC5", "red", "#B0BEC5", "#B0BEC5", "#B0BEC5", "#B0BEC5", "#B0BEC5", "#B0BEC5", "#B0BEC5"]]}], "label": "Topic 39", "method": "update"}, {"args": [{"marker.color": [["#B0BEC5", "#B0BEC5", "#B0BEC5", "#B0BEC5", "#B0BEC5", "#B0BEC5", "#B0BEC5", "#B0BEC5", "#B0BEC5", "#B0BEC5", "#B0BEC5", "#B0BEC5", "#B0BEC5", "#B0BEC5", "#B0BEC5", "#B0BEC5", "#B0BEC5", "#B0BEC5", "#B0BEC5", "#B0BEC5", "#B0BEC5", "#B0BEC5", "#B0BEC5", "#B0BEC5", "#B0BEC5", "#B0BEC5", "#B0BEC5", "#B0BEC5", "#B0BEC5", "#B0BEC5", "#B0BEC5", "#B0BEC5", "#B0BEC5", "#B0BEC5", "#B0BEC5", "#B0BEC5", "#B0BEC5", "#B0BEC5", "#B0BEC5", "#B0BEC5", "red", "#B0BEC5", "#B0BEC5", "#B0BEC5", "#B0BEC5", "#B0BEC5", "#B0BEC5"]]}], "label": "Topic 40", "method": "update"}, {"args": [{"marker.color": [["#B0BEC5", "#B0BEC5", "#B0BEC5", "#B0BEC5", "#B0BEC5", "#B0BEC5", "#B0BEC5", "#B0BEC5", "#B0BEC5", "#B0BEC5", "#B0BEC5", "#B0BEC5", "#B0BEC5", "#B0BEC5", "#B0BEC5", "#B0BEC5", "#B0BEC5", "#B0BEC5", "#B0BEC5", "#B0BEC5", "#B0BEC5", "#B0BEC5", "#B0BEC5", "#B0BEC5", "#B0BEC5", "#B0BEC5", "#B0BEC5", "#B0BEC5", "#B0BEC5", "#B0BEC5", "#B0BEC5", "#B0BEC5", "#B0BEC5", "#B0BEC5", "#B0BEC5", "#B0BEC5", "#B0BEC5", "#B0BEC5", "#B0BEC5", "#B0BEC5", "#B0BEC5", "red", "#B0BEC5", "#B0BEC5", "#B0BEC5", "#B0BEC5", "#B0BEC5"]]}], "label": "Topic 41", "method": "update"}, {"args": [{"marker.color": [["#B0BEC5", "#B0BEC5", "#B0BEC5", "#B0BEC5", "#B0BEC5", "#B0BEC5", "#B0BEC5", "#B0BEC5", "#B0BEC5", "#B0BEC5", "#B0BEC5", "#B0BEC5", "#B0BEC5", "#B0BEC5", "#B0BEC5", "#B0BEC5", "#B0BEC5", "#B0BEC5", "#B0BEC5", "#B0BEC5", "#B0BEC5", "#B0BEC5", "#B0BEC5", "#B0BEC5", "#B0BEC5", "#B0BEC5", "#B0BEC5", "#B0BEC5", "#B0BEC5", "#B0BEC5", "#B0BEC5", "#B0BEC5", "#B0BEC5", "#B0BEC5", "#B0BEC5", "#B0BEC5", "#B0BEC5", "#B0BEC5", "#B0BEC5", "#B0BEC5", "#B0BEC5", "#B0BEC5", "red", "#B0BEC5", "#B0BEC5", "#B0BEC5", "#B0BEC5"]]}], "label": "Topic 42", "method": "update"}, {"args": [{"marker.color": [["#B0BEC5", "#B0BEC5", "#B0BEC5", "#B0BEC5", "#B0BEC5", "#B0BEC5", "#B0BEC5", "#B0BEC5", "#B0BEC5", "#B0BEC5", "#B0BEC5", "#B0BEC5", "#B0BEC5", "#B0BEC5", "#B0BEC5", "#B0BEC5", "#B0BEC5", "#B0BEC5", "#B0BEC5", "#B0BEC5", "#B0BEC5", "#B0BEC5", "#B0BEC5", "#B0BEC5", "#B0BEC5", "#B0BEC5", "#B0BEC5", "#B0BEC5", "#B0BEC5", "#B0BEC5", "#B0BEC5", "#B0BEC5", "#B0BEC5", "#B0BEC5", "#B0BEC5", "#B0BEC5", "#B0BEC5", "#B0BEC5", "#B0BEC5", "#B0BEC5", "#B0BEC5", "#B0BEC5", "#B0BEC5", "red", "#B0BEC5", "#B0BEC5", "#B0BEC5"]]}], "label": "Topic 43", "method": "update"}, {"args": [{"marker.color": [["#B0BEC5", "#B0BEC5", "#B0BEC5", "#B0BEC5", "#B0BEC5", "#B0BEC5", "#B0BEC5", "#B0BEC5", "#B0BEC5", "#B0BEC5", "#B0BEC5", "#B0BEC5", "#B0BEC5", "#B0BEC5", "#B0BEC5", "#B0BEC5", "#B0BEC5", "#B0BEC5", "#B0BEC5", "#B0BEC5", "#B0BEC5", "#B0BEC5", "#B0BEC5", "#B0BEC5", "#B0BEC5", "#B0BEC5", "#B0BEC5", "#B0BEC5", "#B0BEC5", "#B0BEC5", "#B0BEC5", "#B0BEC5", "#B0BEC5", "#B0BEC5", "#B0BEC5", "#B0BEC5", "#B0BEC5", "#B0BEC5", "#B0BEC5", "#B0BEC5", "#B0BEC5", "#B0BEC5", "#B0BEC5", "#B0BEC5", "red", "#B0BEC5", "#B0BEC5"]]}], "label": "Topic 44", "method": "update"}, {"args": [{"marker.color": [["#B0BEC5", "#B0BEC5", "#B0BEC5", "#B0BEC5", "#B0BEC5", "#B0BEC5", "#B0BEC5", "#B0BEC5", "#B0BEC5", "#B0BEC5", "#B0BEC5", "#B0BEC5", "#B0BEC5", "#B0BEC5", "#B0BEC5", "#B0BEC5", "#B0BEC5", "#B0BEC5", "#B0BEC5", "#B0BEC5", "#B0BEC5", "#B0BEC5", "#B0BEC5", "#B0BEC5", "#B0BEC5", "#B0BEC5", "#B0BEC5", "#B0BEC5", "#B0BEC5", "#B0BEC5", "#B0BEC5", "#B0BEC5", "#B0BEC5", "#B0BEC5", "#B0BEC5", "#B0BEC5", "#B0BEC5", "#B0BEC5", "#B0BEC5", "#B0BEC5", "#B0BEC5", "#B0BEC5", "#B0BEC5", "#B0BEC5", "#B0BEC5", "red", "#B0BEC5"]]}], "label": "Topic 45", "method": "update"}, {"args": [{"marker.color": [["#B0BEC5", "#B0BEC5", "#B0BEC5", "#B0BEC5", "#B0BEC5", "#B0BEC5", "#B0BEC5", "#B0BEC5", "#B0BEC5", "#B0BEC5", "#B0BEC5", "#B0BEC5", "#B0BEC5", "#B0BEC5", "#B0BEC5", "#B0BEC5", "#B0BEC5", "#B0BEC5", "#B0BEC5", "#B0BEC5", "#B0BEC5", "#B0BEC5", "#B0BEC5", "#B0BEC5", "#B0BEC5", "#B0BEC5", "#B0BEC5", "#B0BEC5", "#B0BEC5", "#B0BEC5", "#B0BEC5", "#B0BEC5", "#B0BEC5", "#B0BEC5", "#B0BEC5", "#B0BEC5", "#B0BEC5", "#B0BEC5", "#B0BEC5", "#B0BEC5", "#B0BEC5", "#B0BEC5", "#B0BEC5", "#B0BEC5", "#B0BEC5", "#B0BEC5", "red"]]}], "label": "Topic 46", "method": "update"}]}], "title": {"font": {"color": "Black", "size": 22}, "text": "<b>Intertopic Distance Map</b>", "x": 0.5, "xanchor": "center", "y": 0.95, "yanchor": "top"}, "width": 650, "xaxis": {"anchor": "y", "domain": [0, 1], "range": [-10.01, 20.13], "title": {"text": ""}, "visible": false}, "yaxis": {"anchor": "x", "domain": [0, 1], "range": [-12.72, 14.21], "title": {"text": ""}, "visible": false}}}
